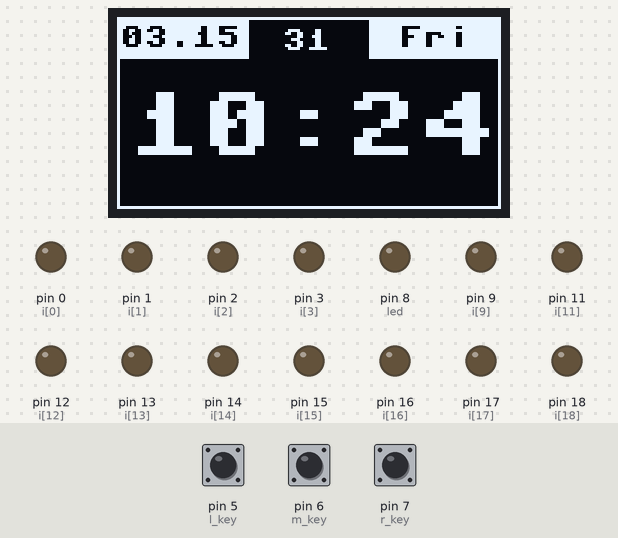
The program below on a simulated MicroPython board. Shown: 128×64 one-colour display, output pins drawn as LEDs (lit = HIGH). Inputs (shaded band) come from the test bench; at power-on: pin 6 (m_key) HIGH, pin 7 (r_key) HIGH, pin 5 (l_key) HIGH. WiFi joins after 1.5 s; the clock reads 2024-03-15 10:24:30 at power-on unless the program sets it; library files of the repository ran but are not shown: ssd1306.py; what the program prints to the serial console is not drawn.

Above: at 1.2 s.
1.3 s: pin 6 (m_key) pulled LOW for 0.15 s
At 2.4 s:
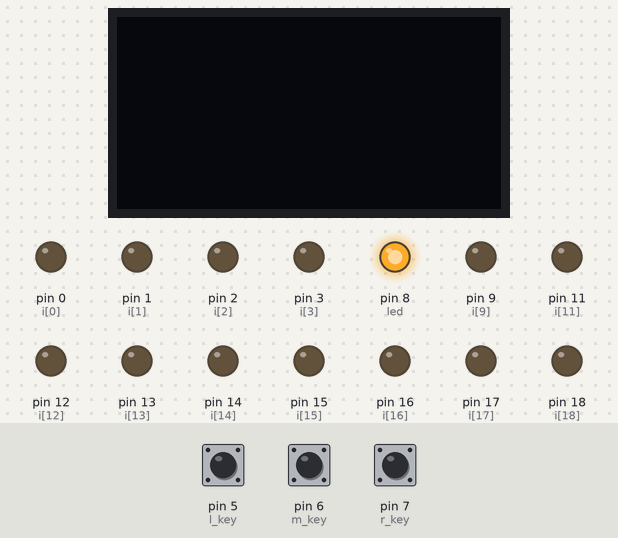
3.5 s: pin 7 (r_key) pulled LOW for 0.15 s
At 4.7 s:
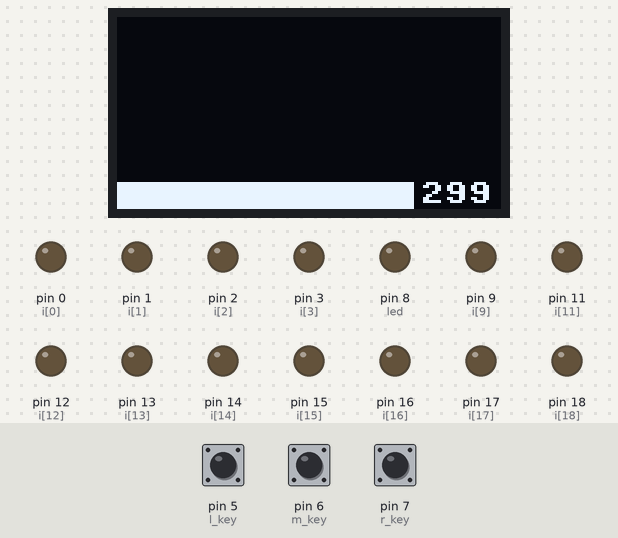
6.6 s: pin 5 (l_key) pulled LOW for 0.15 s
At 6.82 s:
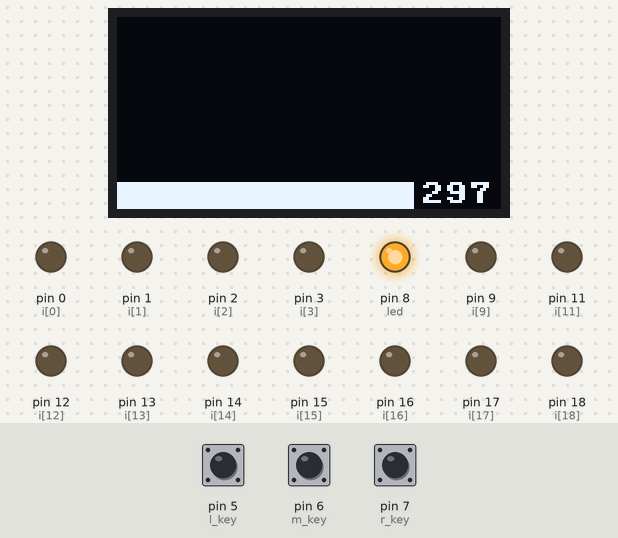
8.5 s: pin 6 (m_key) pulled LOW for 1 s
At 9.9 s:
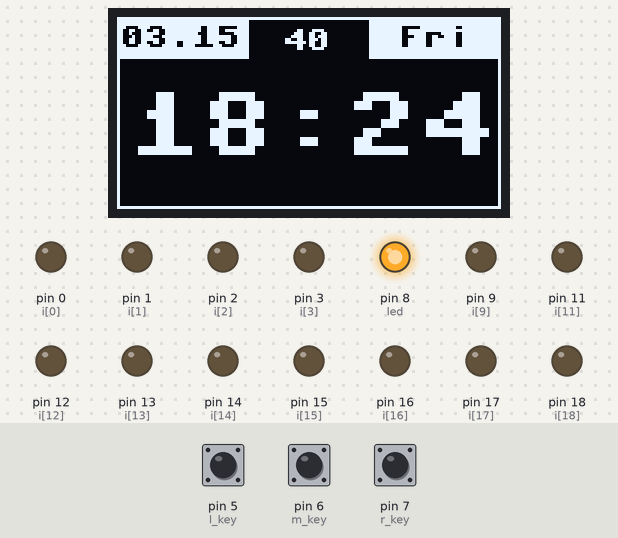
11.6 s: pin 7 (r_key) pulled LOW for 1 s
At 12.9 s:
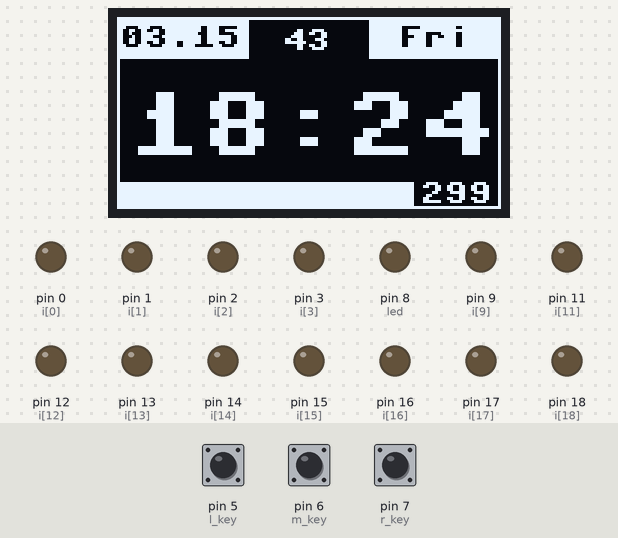
14.6 s: pin 5 (l_key) pulled LOW for 1 s
At 16.9 s:
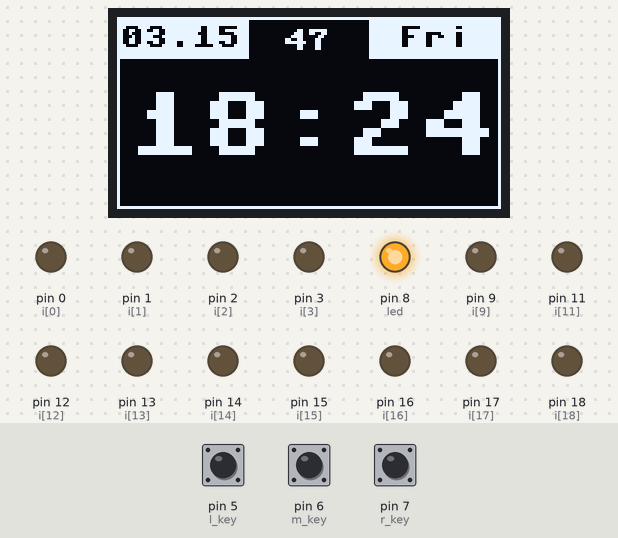
Timing chart, 0 to 18.4 s (numbered marks = the images above; inputs shaded):
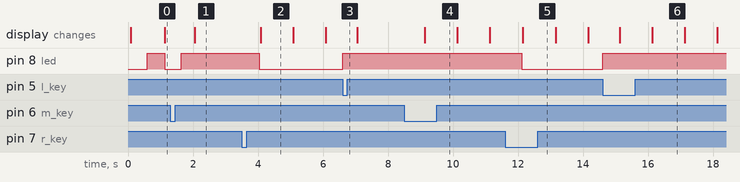

Measured:
- after the input at 1.3 s, the display: changes after 0.76 s (image 1)
- after the input at 3.5 s, pin 8 (led): HIGH → LOW after 0.54 s; the display: changes after 0.58 s (image 2)
- after the input at 6.6 s, pin 8 (led): LOW → HIGH at once
- after the input at 8.5 s, the display: changes after 0.63 s (image 4)
- after the input at 11.6 s, pin 8 (led): HIGH → LOW after 0.51 s
- after the input at 14.6 s, pin 8 (led): LOW → HIGH at once
- what the display in image 6 shows lasts 1.0 s, from 16.1 s to 17.1 s

The program:

main.py
```python
import time
from machine import Pin, SoftI2C, RTC, Timer, freq # type: ignore

import wifi
from ssd1306 import SSD1306_I2C

freq(80_000_000) # 调整到 80MHz 更省电

def debounce(delay_ns):
    """装饰器: 防止函数在指定时间内被重复调用"""
    def decorator(func):
        last_call_time = 0
        result = None
        def wrapper(*args, **kwargs):
            nonlocal last_call_time, result
            current_time = time.time_ns()
            if current_time - last_call_time > delay_ns:
                last_call_time = current_time
                result = func(*args, **kwargs)
            return result
        return wrapper
    return decorator

class CountdownTimer:
    def __init__(self):

        # 初始化各种对象
        self.rtc = RTC()
        self.i2c = SoftI2C(scl=Pin(4), sda=Pin(10))
        self.oled = SSD1306_I2C(width=128, height=64, i2c=self.i2c)
        self.led = Pin(8, Pin.OUT)

        # 初始化变量
        self.oled_on = True
        self.cntdown_on = False
        self.keypass_cnt = 0
        self.cntdown_interval = 5 * 60  # 单个定时周期
        self.target_time = 0
        self.cntdown_time = 0
        self.start_time = 0
        self.cntdown_period_now = 0

        # 按键&定时器初始化
        self.l_key = Pin(5, Pin.IN, Pin.PULL_UP)
        self.l_key.irq(self.l_key_passed, Pin.IRQ_FALLING)

        self.r_key = Pin(7, Pin.IN, Pin.PULL_UP)
        self.r_key.irq(self.r_key_passed, Pin.IRQ_FALLING)

        self.m_key = Pin(6, Pin.IN, Pin.PULL_UP)
        self.m_key.irq(self.m_key_passed, Pin.IRQ_FALLING)

        self.timer = Timer(0)  # 定义定时器
        self.timer.init(period=1000, mode=Timer.PERIODIC, callback=self.main)

        # 初始化屏幕
        self.oled.fill(1)
        self.oled.text("Wellcome", 0, 30, 0, scale=2)
        self.oled.show()
        wifi.wifi_connect()
        time.sleep(1)

    @debounce(150_000_000)  # 设置ns内不重复执行
    def m_key_passed(self, key_callback):
        # time.sleep_ms(100)            # 消除抖动
        if self.m_key.value() == 0:  # 确认按键被按下
            self.oled_on = not self.oled_on
            print(f"oled_on: {self.oled_on}")

    @debounce(150_000_000)  # 设置ns内不重复执行
    def l_key_passed(self, key_callback):
        # time.sleep_ms(100)            # 消除抖动
        if self.l_key.value() == 0:     # 确认按键被按下
            self.cntdown_on = False
            self.keypass_cnt = 0
            self.led.value(1) # 关灯

    @debounce(150_000_000)  # 设置ns内不重复执行
    def r_key_passed(self, key_callback):
        # time.sleep_ms(100)            # 消除抖动
        if self.r_key.value() == 0:     # 确认按键被按下

            self.keypass_cnt += 1

            if self.l_key.value() == 0:
                cntdown_period_add = 60 * self.keypass_cnt
            else:
                cntdown_period_add = self.cntdown_interval * self.keypass_cnt

            if not self.cntdown_on:
                self.cntdown_on = True
                self.start_time = time.time()
                self.target_time = self.start_time + cntdown_period_add
                self.cntdown_period_now = self.target_time - time.time()
            else:
                self.target_time = self.start_time + cntdown_period_add
                self.cntdown_period_now = self.target_time - time.time()

    def main(self, timer_callback):

        week_list = ["Mon", "Tue", "Wed", "Thu", "Fri", "Sat", "Sun"]

        self.oled.fill(0)

        date_time = self.rtc.datetime()

        date_str   = f"{date_time[1]:02}.{date_time[2]:02}"  # mm:dd:week
        time_str   = f"{date_time[4]:02}:{date_time[5]:02}"  # hh:mm
        second_str = f"{date_time[6]:02}" # ss
        week_str   = f"{week_list[date_time[3]]}"

        date_time_second_str = f"{date_str} {time_str}:{second_str}"

        print(date_time_second_str)

        if date_time[6] == 0: # 整分报时
            wifi.blink_led()

        if self.oled_on:

            self.oled.block(0, 0, 44, 14, fill=True)    # 日期背景
            self.oled.text(date_str, 1, 3, col=0)         # 显示日期

            self.oled.block(128-44, 0, 128, 14, fill=True)    # 星期背景
            self.oled.text(week_str, 128-44+10, 3, col=0)

            self.oled.text(time_str, 4, 25, scale=3)      # 显示时间
            self.oled.text(second_str, 55, 4, scale=1)      # 显示秒数
            self.oled.block(0, 0, 128, 64)

        if self.cntdown_on:
            if self.led.value() == 1:
                self.led.value(0) # 倒计时期间亮灯

            self.cntdown_time = self.target_time - time.time()
            rate = self.cntdown_time / self.cntdown_period_now

            if self.cntdown_time < 1000:
                self.oled.block(0, 64-9, int(100 * (rate)), 64, fill=True)       # 进度条
                self.oled.text(f"{self.cntdown_time}", int(100 * (rate))+2, 55)  # 倒计时
            else:
                self.oled.block(0, 64-9, int(90 * (rate)), 64, fill=True)       # 进度条
                self.oled.text(f"{self.cntdown_time}", int(90 * (rate))+2, 55)  # 倒计时


            if self.cntdown_time < 0:
                self.oled.fill(0)
                self.oled.show()
                self.led.value(0)

                time.sleep(0.3)

                self.oled.fill(1)
                self.oled.text(f"{self.cntdown_time}", 17, 20, 0, scale=4)  # 倒计时结束
                self.oled.show()
                self.led.value(1)

            if self.cntdown_time <= -60*3:
                self.cntdown_on = False
                self.keypass_cnt = 0

                self.led.value(0)

            print(f"倒计时 {self.cntdown_time:.1f} s")

        self.oled.show()

if __name__ == "__main__":
    countdown_timer = CountdownTimer()
```

wifi.py
```python
import time
import network # type: ignore
import ntptime # type: ignore
from machine import Pin, RTC # type: ignore

LED = Pin(8, Pin.OUT)  # 构建led对象
LED.value(0)           # 点亮LED

wlan = network.WLAN(network.STA_IF)  # STA模式

def blink_led():
    # LED闪烁提示
    LED.value(0)
    time.sleep_ms(100)
    LED.value(1)
    time.sleep_ms(100)

# WIFI连接函数
def wifi_connect():
    wlan.active(True)         # 激活接口
    start_time = time.time()  # 记录时间做超时判断

    if not wlan.isconnected():
        print('connecting to network...')
        # print(wlan.scan())

        try:
            # wlan.connect('ovo', '00000000')  # 输入WIFI账号密码
            wlan.connect('WX264', '00000000')  # 输入WIFI账号密码
            # wlan.connect('DT46', '12345678')  # 输入WIFI账号密码

        except Exception as e:
            print(f'错误 Exception：{e}')

        while not wlan.isconnected():

            # 超时判断, 15秒没连接成功判定为超时
            if time.time() - start_time > 9:
                #LED.value(1)
                print('WIFI Connected Timeout!')
                break

            # LED闪烁提示
            LED.value(0)
            time.sleep_ms(500)
            LED.value(1)
            time.sleep_ms(500)

    if wlan.isconnected():
        # 串口打印信息
        print('network information:', wlan.ifconfig())

        # 同步时间
        try:
            time.sleep(1)
            ntptime.host = 'ntp.aliyun.com'
            ntptime.settime()
        except OSError as e:
            print('NTP time sync failed:', e)

        # 获取当前UTC时间
        utc_time = time.localtime()
        print("UTC时间:", utc_time)

        s_offset = 1

        # 计算并更新北京时间（UTC+8） 到 RTC
        rtc = RTC() # yyyy         m            d            WK-1         H                M            S
        rtc.datetime((utc_time[0], utc_time[1], utc_time[2], utc_time[6], utc_time[3] + 8, utc_time[4], utc_time[5]+s_offset, 0))

        print("rtc 北京时间:", rtc.datetime())

def Is_Connected():
    return wlan.isconnected()


if __name__ == '__main__':
    wifi_connect()
```

boot.py
```python
# This file is executed on every boot (including wake-boot from deepsleep)
#import esp
#esp.osdebug(None)
#import webrepl
#webrepl.start()

from machine import Pin  # type: ignore

# 释放所有GPIO, 断电重上电不再失控
def release_all_GPIO():
    for i in range(0, 22):
        try:
            GND = Pin(i, Pin.OUT, value=0)
            print(f"releasing gpio {i}")
        except Exception as e:
            print(f"skip gpio {i}, error: {e}")
            continue

release_all_GPIO()
```
